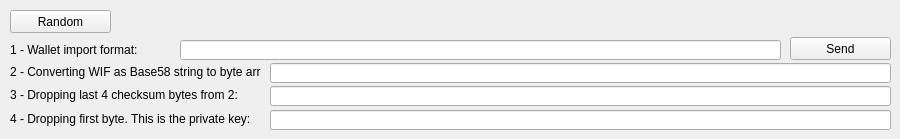
      <widget class="QWidget" name="tab_WIFToPrivKey">
       <attribute name="title">
        <string>Wallet import format to private key</string>
       </attribute>
       <widget class="QLabel" name="label_Priv1_WIF">
        <property name="geometry">
         <rect>
          <x>10</x>
          <y>40</y>
          <width>161</width>
          <height>20</height>
         </rect>
        </property>
        <property name="text">
         <string>1 - Wallet import format:</string>
        </property>
       </widget>
       <widget class="QLabel" name="label_Priv1_DropLast4">
        <property name="geometry">
         <rect>
          <x>10</x>
          <y>85</y>
          <width>251</width>
          <height>20</height>
         </rect>
        </property>
        <property name="text">
         <string>3 - Dropping last 4 checksum bytes from 2:</string>
        </property>
       </widget>
       <widget class="QLineEdit" name="lineEdit_Priv1_Priv">
        <property name="geometry">
         <rect>
          <x>270</x>
          <y>110</y>
          <width>621</width>
          <height>20</height>
         </rect>
        </property>
        <property name="text">
         <string/>
        </property>
        <property name="readOnly">
         <bool>true</bool>
        </property>
       </widget>
       <widget class="QLineEdit" name="lineEdit_Priv1_DropLast4">
        <property name="geometry">
         <rect>
          <x>270</x>
          <y>86</y>
          <width>621</width>
          <height>20</height>
         </rect>
        </property>
        <property name="text">
         <string/>
        </property>
        <property name="readOnly">
         <bool>true</bool>
        </property>
       </widget>
       <widget class="QLineEdit" name="lineEdit_Priv1_Base58">
        <property name="geometry">
         <rect>
          <x>270</x>
          <y>63</y>
          <width>621</width>
          <height>20</height>
         </rect>
        </property>
        <property name="text">
         <string/>
        </property>
        <property name="readOnly">
         <bool>true</bool>
        </property>
       </widget>
       <widget class="QPushButton" name="pushButton_Priv1_WIF">
        <property name="geometry">
         <rect>
          <x>790</x>
          <y>37</y>
          <width>101</width>
          <height>23</height>
         </rect>
        </property>
        <property name="text">
         <string>Send</string>
        </property>
       </widget>
       <widget class="QPushButton" name="pushButton_Priv1_Rand">
        <property name="geometry">
         <rect>
          <x>10</x>
          <y>10</y>
          <width>101</width>
          <height>23</height>
         </rect>
        </property>
        <property name="text">
         <string>Random</string>
        </property>
       </widget>
       <widget class="QLabel" name="label_Priv1_Base58">
        <property name="geometry">
         <rect>
          <x>10</x>
          <y>62</y>
          <width>251</width>
          <height>20</height>
         </rect>
        </property>
        <property name="text">
         <string>2 - Converting WIF as Base58 string to byte array:</string>
        </property>
       </widget>
       <widget class="QLabel" name="label_Priv1_Priv">
        <property name="geometry">
         <rect>
          <x>10</x>
          <y>109</y>
          <width>251</width>
          <height>20</height>
         </rect>
        </property>
        <property name="text">
         <string>4 - Dropping first byte. This is the private key:</string>
        </property>
       </widget>
       <widget class="QLineEdit" name="lineEdit_Priv1_WIF">
        <property name="geometry">
         <rect>
          <x>180</x>
          <y>40</y>
          <width>601</width>
          <height>20</height>
         </rect>
        </property>
        <property name="text">
         <string/>
        </property>
       </widget>
      </widget>
